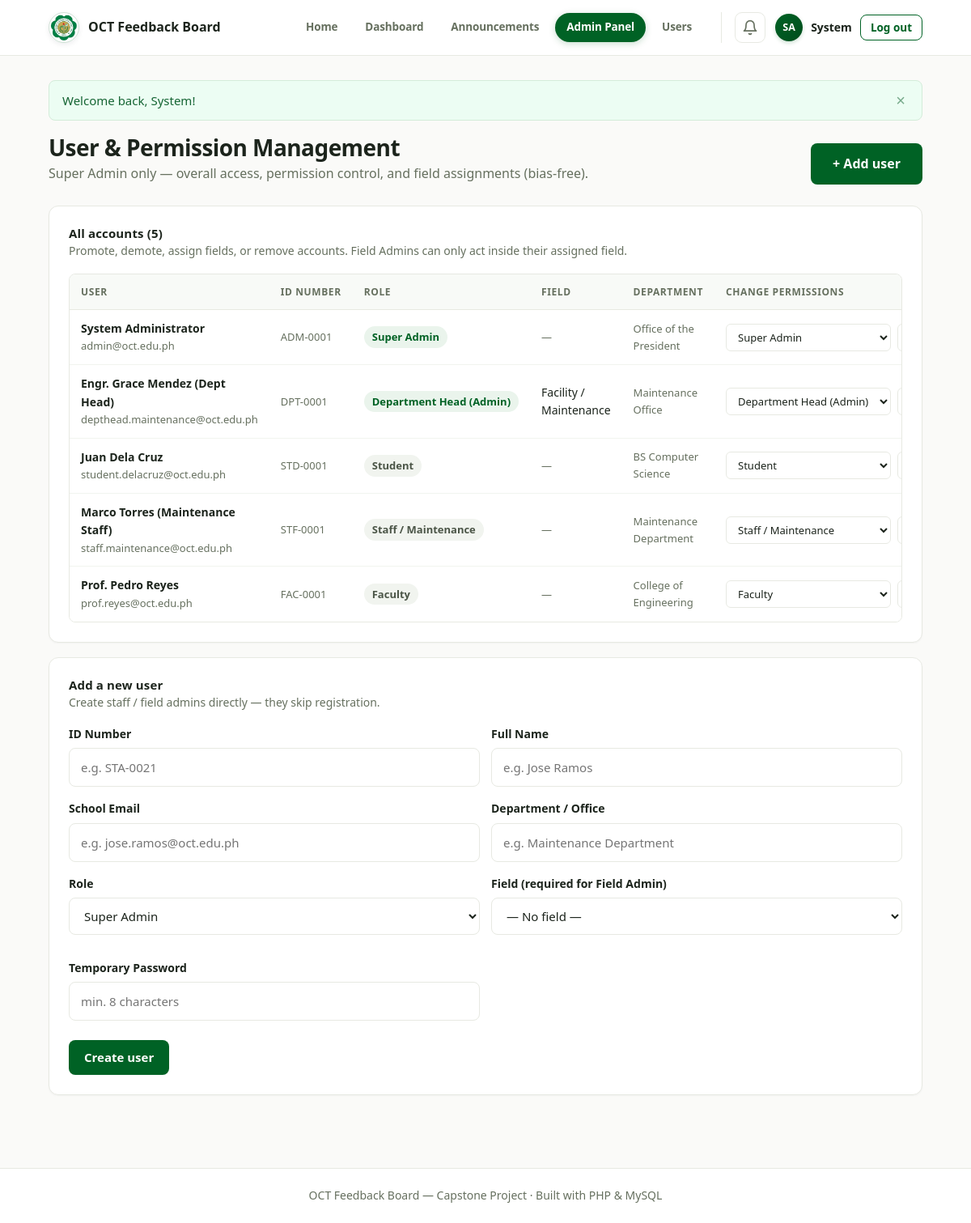
The page /admin/users.php (signed in) on the database its author committed.
### tables this page shows
CREATE TABLE users (
  id          INT UNSIGNED AUTO_INCREMENT PRIMARY KEY,
  id_number   VARCHAR(30)  NOT NULL UNIQUE,
  name        VARCHAR(120) NOT NULL,
  email       VARCHAR(120) NOT NULL UNIQUE,
  password    VARCHAR(255) NOT NULL,
  department  VARCHAR(100) NOT NULL DEFAULT '',
  role        ENUM('student','faculty','staff','admin','super_admin') NOT NULL DEFAULT 'student',
  field_scope VARCHAR(30)  DEFAULT NULL,  
  created_at  TIMESTAMP NOT NULL DEFAULT CURRENT_TIMESTAMP
);

### includes/functions.php (called while the page is built, shortened)
<?php
function e($value): string
{
    return htmlspecialchars((string)$value, ENT_QUOTES, 'UTF-8');
}
function first_name(string $name): string
{
    $parts = preg_split('/\s+/', trim($name));
    return $parts[0] ?? '';
}
function initials(string $name): string
{
    $parts = preg_split('/\s+/', trim($name));
    $init  = '';
    foreach (array_slice($parts, 0, 2) as $part) {
        if ($part !== '') $init .= strtoupper(substr($part, 0, 1));
    }
    return $init === '' ? '?' : $init;
}
function flash_get(string $type): array
{
    $messages = $_SESSION['flash'][$type] ?? [];
    return $messages;
}
function current_user(): ?array
{
    return $_SESSION['user'] ?? null;
}
function is_admin(): bool
{
    return in_array((current_user()['role'] ?? ''), ['admin', 'super_admin'], true);
}
function is_super_admin(): bool
{
    return (current_user()['role'] ?? '') === 'super_admin';
}
function role_label(string $role): string
{
    $labels = [
        'super_admin' => 'Super Admin',
        'admin'       => 'Department Head (Admin)',
        'staff'       => 'Staff / Maintenance',
        'faculty'     => 'Faculty',
        'student'     => 'Student',
    ];
    return $labels[$role] ?? $role;
}
function scope_category(string $scope): string
{
    return FIELD_SCOPES[$scope] ?? '';
}
function csrf_token(): string
{
    return $_SESSION['csrf_token'];
}

### admin/users.php (the view, shortened to what this page needs)
<?php
require_once __DIR__ . '/../config.php';
$base      = '../';
$active    = 'admin';
$users = $pdo->query(
    'SELECT id, id_number, name, email, department, role, field_scope, created_at
     FROM users ORDER BY
       CASE role WHEN "super_admin" THEN 0 WHEN "admin" THEN 1 ELSE 2 END,
       name ASC'
)->fetchAll();
require __DIR__ . '/../includes/header.php';
?>
<div class="dash-head">
  <div>
    <h1 class="page-title">User &amp; Permission Management</h1>
    <p class="page-sub">Super Admin only — overall access, permission control, and field assignments (bias-free).</p>
  </div>
  <a class="btn btn-primary btn-lg" href="#addUser">+ Add user</a>
</div>
<div class="card panel">
  <h2 class="panel-title">All accounts (<?= count($users) ?>)</h2>
  <p class="panel-sub">Promote, demote, assign fields, or remove accounts. Field Admins can only act inside their assigned field.</p>
  <div class="table-wrap">
    <table class="table">
      <thead>
        <tr>
          <th>User</th>
          <th>ID number</th>
          <th>Role</th>
          <th>Field</th>
          <th>Department</th>
          <th>Change permissions</th>
        </tr>
      </thead>
      <tbody>
        <?php foreach ($users as $u): ?>
        <tr>
          <td>
            <div class="cell-title"><?= e($u['name']) ?></div>
            <div class="cell-muted"><?= e($u['email']) ?></div>
          </td>
          <td class="cell-muted"><?= e($u['id_number']) ?></td>
          <td>
            <span class="badge <?= in_array($u['role'], ['admin', 'super_admin'], true) ? 'badge-admin' : 'badge-neutral' ?>">
              <?= e(role_label($u['role'])) ?>
            </span>
          </td>
          <td><?= $u['field_scope'] ? e(scope_category($u['field_scope'])) : '<span class="cell-muted">—</span>' ?></td>
          <td class="cell-muted"><?= e($u['department']) ?></td>
          <td>
            <form method="post" action="users.php" class="user-role-form">
              <select name="role" class="input input-sm">
                <?php foreach (ROLES as $r): ?>
                  <option value="<?= e($r) ?>" <?= $u['role'] === $r ? 'selected' : '' ?>><?= e(role_label($r)) ?></option>
                <?php endforeach; ?>
              </select>
              <select name="field_scope" class="input input-sm">
                <option value="">— No field —</option>
                <?php foreach (FIELD_SCOPES as $key => $label): ?>
                  <option value="<?= e($key) ?>" <?= $u['field_scope'] === $key ? 'selected' : '' ?>><?= e($label) ?></option>
                <?php endforeach; ?>
              </select>
            </form>
          </td>
        </tr>
        <?php endforeach; ?>
      </tbody>
    </table>
  </div>
</div>
<div class="card panel" id="addUser">
  <h2 class="panel-title">Add a new user</h2>
  <p class="panel-sub">Create staff / field admins directly — they skip registration.</p>
  <form method="post" action="users.php" class="form">
    <div class="form-row">
      <div class="form-group">
        <label for="nu_id">ID Number</label>
        <input type="text" id="nu_id" name="id_number" class="input" maxlength="30" placeholder="e.g. STA-0021" required>
      </div>
      <div class="form-group">
        <label for="nu_name">Full Name</label>
        <input type="text" id="nu_name" name="name" class="input" maxlength="120" placeholder="e.g. Jose Ramos" required>
      </div>
    </div>
    <div class="form-row">
      <div class="form-group">
        <label for="nu_email">School Email</label>
        <input type="email" id="nu_email" name="email" class="input" placeholder="e.g. jose.ramos@oct.edu.ph" required>
      </div>
      <div class="form-group">
        <label for="nu_dept">Department / Office</label>
        <input type="text" id="nu_dept" name="department" class="input" maxlength="100" placeholder="e.g. Maintenance Department" required>
      </div>
    </div>
    <div class="form-row">
      <div class="form-group">
        <label for="nu_role">Role</label>
        <select id="nu_role" name="role" class="input">
          <?php foreach (ROLES as $r): ?>
            <option value="<?= e($r) ?>"><?= e(role_label($r)) ?></option>
          <?php endforeach; ?>
        </select>
      </div>
      <div class="form-group">
        <label for="nu_scope">Field (required for Field Admin)</label>
        <select id="nu_scope" name="field_scope" class="input">
          <option value="">— No field —</option>
        </select>
      </div>
      <div class="form-group">
        <label for="nu_pass">Temporary Password</label>
        <input type="text" id="nu_pass" name="password" class="input" minlength="8" placeholder="min. 8 characters" required>
      </div>
    </div>
    <div class="form-actions form-actions-left">
      <button type="submit" class="btn btn-primary">Create user</button>
    </div>
  </form>
</div>
<?php require __DIR__ . '/../includes/footer.php'; ?>

### includes/header.php (shortened to what this page needs)
<?php
$base       = $base ?? '';
$active     = $active ?? '';
$bodyClass = $bodyClass ?? '';
$user      = current_user();
$isLoggedIn = $user !== null;
?>
<!DOCTYPE html>
<html lang="en">
<head>
<link rel="stylesheet" href="<?= e($base) ?>assets/css/style.css?v=6">
</head>
<body data-base="<?= e($base) ?>" data-csrf="<?= e(csrf_token()) ?>" data-max-upload="<?= (int)MAX_UPLOAD_MB ?>"<?= $bodyClass !== '' ? ' class="' . e($bodyClass) . '"' : '' ?>>
<nav class="navbar">
  <div class="container nav-inner">
    <a class="brand" href="<?= e($base) ?><?= $isLoggedIn ? 'dashboard.php' : 'index.php' ?>">
      <img class="brand-logo" src="<?= e($base) ?>olivarez-college-tagaytay-logo.png" alt="Olivarez College Tagaytay logo">
      <span class="brand-text"><?= e(APP_NAME) ?></span>
    </a>
    <?php if ($isLoggedIn): ?>
    <div class="nav-links" id="navLinks">
      <a class="nav-link <?= $active === 'home' ? 'active' : '' ?>" href="<?= e($base) ?>index.php">Home</a>
      <a class="nav-link <?= $active === 'dashboard' ? 'active' : '' ?>" href="<?= e($base) ?>dashboard.php"><?= is_super_admin() ? 'Dashboard' : 'General Posts' ?></a>
      <?php if (is_super_admin()): ?>
      <a class="nav-link <?= $active === 'announcements' ? 'active' : '' ?>" href="<?= e($base) ?>announcements.php">Announcements</a>
      <?php else: ?>
      <a class="nav-link <?= $active === 'submit' ? 'active' : '' ?>" href="<?= e($base) ?>submit.php">Submit Feedback</a>
      <?php endif; ?>
      <?php if (is_admin()): ?>
      <a class="nav-link <?= $active === 'admin' ? 'active' : '' ?>" href="<?= e($base) ?>admin/dashboard.php">Admin Panel</a>
      <?php endif; ?>
      <?php if (is_super_admin()): ?>
      <a class="nav-link <?= $active === 'users' ? 'active' : '' ?>" href="<?= e($base) ?>admin/users.php">Users</a>
      <?php endif; ?>
      <div class="nav-right">
        <div class="notif" id="notifWrap">
          <button class="notif-btn" id="notifBtn" aria-label="Notifications">
            <svg viewBox="0 0 24 24" width="20" height="20" fill="none" stroke="currentColor" stroke-width="2" stroke-linecap="round" stroke-linejoin="round"><path d="M18 8A6 6 0 0 0 6 8c0 7-3 9-3 9h18s-3-2-3-9"/><path d="M13.73 21a2 2 0 0 1-3.46 0"/></svg>
          </button>
        </div>
        <div class="user-menu">
          <span class="avatar" title="<?= e($user['name']) ?>"><?= e(initials($user['name'])) ?></span>
          <span class="user-name"><?= e(first_name($user['name'])) ?></span>
          <a class="btn btn-sm btn-outline" href="<?= e($base) ?>auth/logout.php">Log out</a>
        </div>
      </div>
    </div>
    <?php endif; ?>
  </div>
</nav>
<main id="main" class="container page">
  <?php foreach (['success', 'error', 'info'] as $flashType):
      foreach (flash_get($flashType) as $flashMessage): ?>
      <div class="alert alert-<?= $flashType ?>">
        <span><?= e($flashMessage) ?></span>
        <button class="alert-close" aria-label="Dismiss">&times;</button>
      </div>
  <?php endforeach; endforeach; ?>

### rows shown on the page
users: name "SA", name "System", name "System Administrator", email "admin@oct.edu.ph", id_number "ADM-0001", role "Super Admin", department "Office of the President"
users: name "Engr. Grace Mendez (Dept Head)", email "depthead.maintenance@oct.edu.ph", id_number "DPT-0001", role "Department Head (Admin)", field_scope "Facility / Maintenance", department "Maintenance Office"
users: name "Juan Dela Cruz", email "student.delacruz@oct.edu.ph", id_number "STD-0001", role "Student", department "BS Computer Science"
users: name "Marco Torres (Maintenance Staff)", email "staff.maintenance@oct.edu.ph", id_number "STF-0001", role "Staff / Maintenance", department "Maintenance Department"
users: name "Prof. Pedro Reyes", email "prof.reyes@oct.edu.ph", id_number "FAC-0001", role "Faculty", department "College of Engineering"

### other values the page prints
APP_NAME "OCT Feedback Board"
$flashMessage "Welcome back, System!"
count($users) "5"
form field role "Super Admin"
form field role "Department Head (Admin)"
form field role "Student"
form field role "Staff / Maintenance"
form field role "Faculty"
